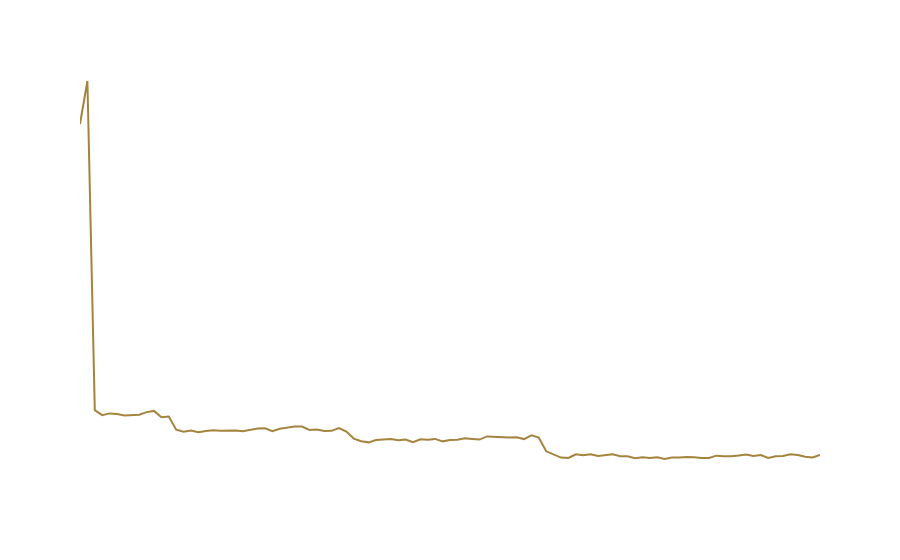

Here is the notebook cell this chart was saved with:
### Code cell
fig = px.line(x=range(len(pinn.lossTotal)), y=pinn.lossTotal, log_y=True, range_y=[])
fig.update_traces(line_color='#a5843f')
fig.update_layout(plot_bgcolor='rgba(0, 0, 0, 0)', paper_bgcolor= 'rgba(0, 0, 0, 0)', font_color="white", title="Loss vs Epochs", xaxis_title="Epochs", yaxis_title="Loss")
fig.show()
